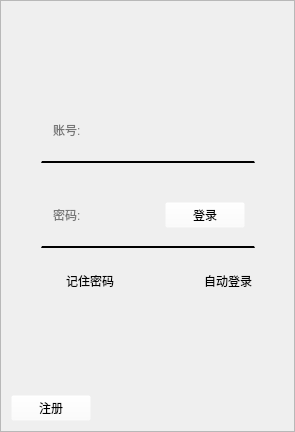
<?xml version="1.0" encoding="UTF-8"?>
<ui version="4.0">
 <class>Login</class>
 <widget class="QWidget" name="Login">
  <property name="geometry">
   <rect>
    <x>0</x>
    <y>0</y>
    <width>295</width>
    <height>432</height>
   </rect>
  </property>
  <property name="windowTitle">
   <string>时雪</string>
  </property>
  <layout class="QVBoxLayout" name="verticalLayout">
   <property name="spacing">
    <number>0</number>
   </property>
   <property name="leftMargin">
    <number>0</number>
   </property>
   <property name="topMargin">
    <number>0</number>
   </property>
   <property name="rightMargin">
    <number>0</number>
   </property>
   <property name="bottomMargin">
    <number>0</number>
   </property>
   <item>
    <widget class="QStackedWidget" name="stackedWidget">
     <property name="currentIndex">
      <number>0</number>
     </property>
     <widget class="QWidget" name="page">
      <layout class="QVBoxLayout" name="verticalLayout_4">
       <property name="spacing">
        <number>0</number>
       </property>
       <property name="leftMargin">
        <number>0</number>
       </property>
       <property name="topMargin">
        <number>0</number>
       </property>
       <property name="rightMargin">
        <number>0</number>
       </property>
       <property name="bottomMargin">
        <number>0</number>
       </property>
       <item>
        <widget class="QFrame" name="frame">
         <property name="styleSheet">
          <string notr="true"/>
         </property>
         <property name="frameShape">
          <enum>QFrame::StyledPanel</enum>
         </property>
         <property name="frameShadow">
          <enum>QFrame::Raised</enum>
         </property>
         <property name="lineWidth">
          <number>0</number>
         </property>
         <layout class="QVBoxLayout" name="verticalLayout_2">
          <property name="spacing">
           <number>0</number>
          </property>
          <property name="leftMargin">
           <number>0</number>
          </property>
          <property name="topMargin">
           <number>0</number>
          </property>
          <property name="rightMargin">
           <number>0</number>
          </property>
          <property name="bottomMargin">
           <number>0</number>
          </property>
          <item>
           <widget class="QFrame" name="frame_2">
            <property name="sizePolicy">
             <sizepolicy hsizetype="Preferred" vsizetype="Preferred">
              <horstretch>0</horstretch>
              <verstretch>1</verstretch>
             </sizepolicy>
            </property>
            <property name="styleSheet">
             <string notr="true">background-color: rgba(255, 255, 255, 0);</string>
            </property>
            <property name="frameShape">
             <enum>QFrame::StyledPanel</enum>
            </property>
            <property name="frameShadow">
             <enum>QFrame::Raised</enum>
            </property>
           </widget>
          </item>
          <item>
           <widget class="QFrame" name="frame_3">
            <property name="sizePolicy">
             <sizepolicy hsizetype="Preferred" vsizetype="Preferred">
              <horstretch>0</horstretch>
              <verstretch>2</verstretch>
             </sizepolicy>
            </property>
            <property name="styleSheet">
             <string notr="true">background-color: rgba(255, 255, 255, 0);</string>
            </property>
            <property name="frameShape">
             <enum>QFrame::StyledPanel</enum>
            </property>
            <property name="frameShadow">
             <enum>QFrame::Raised</enum>
            </property>
            <layout class="QVBoxLayout" name="verticalLayout_3">
             <property name="spacing">
              <number>0</number>
             </property>
             <property name="leftMargin">
              <number>0</number>
             </property>
             <property name="topMargin">
              <number>0</number>
             </property>
             <property name="rightMargin">
              <number>0</number>
             </property>
             <property name="bottomMargin">
              <number>0</number>
             </property>
             <item>
              <widget class="QFrame" name="frame_7">
               <property name="frameShape">
                <enum>QFrame::StyledPanel</enum>
               </property>
               <property name="frameShadow">
                <enum>QFrame::Raised</enum>
               </property>
               <layout class="QHBoxLayout" name="horizontalLayout">
                <item>
                 <spacer name="horizontalSpacer">
                  <property name="orientation">
                   <enum>Qt::Horizontal</enum>
                  </property>
                  <property name="sizeHint" stdset="0">
                   <size>
                    <width>19</width>
                    <height>20</height>
                   </size>
                  </property>
                 </spacer>
                </item>
                <item>
                 <widget class="QFrame" name="frame_5">
                  <property name="sizePolicy">
                   <sizepolicy hsizetype="Preferred" vsizetype="Preferred">
                    <horstretch>0</horstretch>
                    <verstretch>0</verstretch>
                   </sizepolicy>
                  </property>
                  <property name="minimumSize">
                   <size>
                    <width>214</width>
                    <height>0</height>
                   </size>
                  </property>
                  <property name="styleSheet">
                   <string notr="true">border-bottom: 2px solid black;</string>
                  </property>
                  <property name="frameShape">
                   <enum>QFrame::StyledPanel</enum>
                  </property>
                  <property name="frameShadow">
                   <enum>QFrame::Raised</enum>
                  </property>
                  <layout class="QHBoxLayout" name="horizontalLayout_3">
                   <item>
                    <widget class="QLineEdit" name="lineEdit">
                     <property name="minimumSize">
                      <size>
                       <width>0</width>
                       <height>32</height>
                      </size>
                     </property>
                     <property name="styleSheet">
                      <string notr="true">border: none; background: transparent;</string>
                     </property>
                     <property name="placeholderText">
                      <string>账号:</string>
                     </property>
                    </widget>
                   </item>
                  </layout>
                 </widget>
                </item>
                <item>
                 <spacer name="horizontalSpacer_2">
                  <property name="orientation">
                   <enum>Qt::Horizontal</enum>
                  </property>
                  <property name="sizeHint" stdset="0">
                   <size>
                    <width>20</width>
                    <height>20</height>
                   </size>
                  </property>
                 </spacer>
                </item>
               </layout>
              </widget>
             </item>
             <item>
              <widget class="QFrame" name="frame_8">
               <property name="frameShape">
                <enum>QFrame::StyledPanel</enum>
               </property>
               <property name="frameShadow">
                <enum>QFrame::Raised</enum>
               </property>
               <layout class="QHBoxLayout" name="horizontalLayout_2">
                <item>
                 <spacer name="horizontalSpacer_3">
                  <property name="orientation">
                   <enum>Qt::Horizontal</enum>
                  </property>
                  <property name="sizeHint" stdset="0">
                   <size>
                    <width>19</width>
                    <height>20</height>
                   </size>
                  </property>
                 </spacer>
                </item>
                <item>
                 <widget class="QFrame" name="frame_6">
                  <property name="sizePolicy">
                   <sizepolicy hsizetype="Preferred" vsizetype="Preferred">
                    <horstretch>0</horstretch>
                    <verstretch>0</verstretch>
                   </sizepolicy>
                  </property>
                  <property name="minimumSize">
                   <size>
                    <width>214</width>
                    <height>0</height>
                   </size>
                  </property>
                  <property name="styleSheet">
                   <string notr="true">border-bottom: 2px solid black;</string>
                  </property>
                  <property name="frameShape">
                   <enum>QFrame::StyledPanel</enum>
                  </property>
                  <property name="frameShadow">
                   <enum>QFrame::Raised</enum>
                  </property>
                  <layout class="QHBoxLayout" name="horizontalLayout_4">
                   <item>
                    <widget class="QLineEdit" name="lineEdit_2">
                     <property name="minimumSize">
                      <size>
                       <width>0</width>
                       <height>32</height>
                      </size>
                     </property>
                     <property name="styleSheet">
                      <string notr="true">border: none; background: transparent;</string>
                     </property>
                     <property name="placeholderText">
                      <string>密码:</string>
                     </property>
                    </widget>
                   </item>
                   <item>
                    <widget class="QPushButton" name="login_button">
                     <property name="styleSheet">
                      <string notr="true">font: 11pt &quot;华文行楷&quot;;</string>
                     </property>
                     <property name="text">
                      <string>登录</string>
                     </property>
                    </widget>
                   </item>
                  </layout>
                 </widget>
                </item>
                <item>
                 <spacer name="horizontalSpacer_4">
                  <property name="orientation">
                   <enum>Qt::Horizontal</enum>
                  </property>
                  <property name="sizeHint" stdset="0">
                   <size>
                    <width>20</width>
                    <height>20</height>
                   </size>
                  </property>
                 </spacer>
                </item>
               </layout>
              </widget>
             </item>
            </layout>
           </widget>
          </item>
          <item>
           <widget class="QFrame" name="frame_4">
            <property name="sizePolicy">
             <sizepolicy hsizetype="Preferred" vsizetype="Preferred">
              <horstretch>0</horstretch>
              <verstretch>2</verstretch>
             </sizepolicy>
            </property>
            <property name="styleSheet">
             <string notr="true">background-color: rgba(255, 255, 255, 0);</string>
            </property>
            <property name="frameShape">
             <enum>QFrame::StyledPanel</enum>
            </property>
            <property name="frameShadow">
             <enum>QFrame::Raised</enum>
            </property>
            <layout class="QVBoxLayout" name="verticalLayout_8">
             <property name="spacing">
              <number>0</number>
             </property>
             <property name="leftMargin">
              <number>0</number>
             </property>
             <property name="topMargin">
              <number>0</number>
             </property>
             <property name="rightMargin">
              <number>0</number>
             </property>
             <property name="bottomMargin">
              <number>0</number>
             </property>
             <item>
              <widget class="QWidget" name="widget" native="true">
               <layout class="QHBoxLayout" name="horizontalLayout_9">
                <item>
                 <spacer name="horizontalSpacer_11">
                  <property name="orientation">
                   <enum>Qt::Horizontal</enum>
                  </property>
                  <property name="sizeHint" stdset="0">
                   <size>
                    <width>50</width>
                    <height>20</height>
                   </size>
                  </property>
                 </spacer>
                </item>
                <item>
                 <widget class="QCheckBox" name="checkBox">
                  <property name="styleSheet">
                   <string notr="true">font: 11pt &quot;华文行楷&quot;;</string>
                  </property>
                  <property name="text">
                   <string>记住密码</string>
                  </property>
                 </widget>
                </item>
                <item>
                 <spacer name="horizontalSpacer_9">
                  <property name="orientation">
                   <enum>Qt::Horizontal</enum>
                  </property>
                  <property name="sizeHint" stdset="0">
                   <size>
                    <width>74</width>
                    <height>20</height>
                   </size>
                  </property>
                 </spacer>
                </item>
                <item>
                 <widget class="QCheckBox" name="checkBox_2">
                  <property name="styleSheet">
                   <string notr="true">font: 11pt &quot;华文行楷&quot;;</string>
                  </property>
                  <property name="text">
                   <string>自动登录</string>
                  </property>
                 </widget>
                </item>
                <item>
                 <spacer name="horizontalSpacer_12">
                  <property name="orientation">
                   <enum>Qt::Horizontal</enum>
                  </property>
                  <property name="sizeHint" stdset="0">
                   <size>
                    <width>40</width>
                    <height>20</height>
                   </size>
                  </property>
                 </spacer>
                </item>
               </layout>
              </widget>
             </item>
             <item>
              <spacer name="verticalSpacer">
               <property name="orientation">
                <enum>Qt::Vertical</enum>
               </property>
               <property name="sizeHint" stdset="0">
                <size>
                 <width>20</width>
                 <height>40</height>
                </size>
               </property>
              </spacer>
             </item>
             <item>
              <widget class="QWidget" name="widget_2" native="true">
               <layout class="QHBoxLayout" name="horizontalLayout_10">
                <item>
                 <widget class="QPushButton" name="button">
                  <property name="styleSheet">
                   <string notr="true">font: 11pt &quot;华文行楷&quot;;</string>
                  </property>
                  <property name="text">
                   <string>注册</string>
                  </property>
                 </widget>
                </item>
                <item>
                 <spacer name="horizontalSpacer_10">
                  <property name="orientation">
                   <enum>Qt::Horizontal</enum>
                  </property>
                  <property name="sizeHint" stdset="0">
                   <size>
                    <width>40</width>
                    <height>20</height>
                   </size>
                  </property>
                 </spacer>
                </item>
               </layout>
              </widget>
             </item>
            </layout>
           </widget>
          </item>
         </layout>
        </widget>
       </item>
      </layout>
     </widget>
     <widget class="QWidget" name="page_2">
      <layout class="QVBoxLayout" name="verticalLayout_7">
       <item>
        <widget class="QFrame" name="frame_9">
         <property name="styleSheet">
          <string notr="true"/>
         </property>
         <property name="frameShape">
          <enum>QFrame::StyledPanel</enum>
         </property>
         <property name="frameShadow">
          <enum>QFrame::Raised</enum>
         </property>
         <property name="lineWidth">
          <number>0</number>
         </property>
         <layout class="QVBoxLayout" name="verticalLayout_5">
          <property name="spacing">
           <number>0</number>
          </property>
          <property name="leftMargin">
           <number>0</number>
          </property>
          <property name="topMargin">
           <number>0</number>
          </property>
          <property name="rightMargin">
           <number>0</number>
          </property>
          <property name="bottomMargin">
           <number>0</number>
          </property>
          <item>
           <widget class="QFrame" name="frame_10">
            <property name="sizePolicy">
             <sizepolicy hsizetype="Preferred" vsizetype="Preferred">
              <horstretch>0</horstretch>
              <verstretch>1</verstretch>
             </sizepolicy>
            </property>
            <property name="styleSheet">
             <string notr="true">background-color: rgba(255, 255, 255, 0);</string>
            </property>
            <property name="frameShape">
             <enum>QFrame::StyledPanel</enum>
            </property>
            <property name="frameShadow">
             <enum>QFrame::Raised</enum>
            </property>
            <widget class="QLabel" name="label_2">
             <property name="geometry">
              <rect>
               <x>0</x>
               <y>25</y>
               <width>271</width>
               <height>21</height>
              </rect>
             </property>
             <property name="styleSheet">
              <string notr="true">font: 11pt &quot;华文行楷&quot;;</string>
             </property>
             <property name="text">
              <string/>
             </property>
             <property name="alignment">
              <set>Qt::AlignCenter</set>
             </property>
            </widget>
           </widget>
          </item>
          <item>
           <widget class="QFrame" name="frame_11">
            <property name="sizePolicy">
             <sizepolicy hsizetype="Preferred" vsizetype="Preferred">
              <horstretch>0</horstretch>
              <verstretch>2</verstretch>
             </sizepolicy>
            </property>
            <property name="styleSheet">
             <string notr="true">background-color: rgba(255, 255, 255, 0);</string>
            </property>
            <property name="frameShape">
             <enum>QFrame::StyledPanel</enum>
            </property>
            <property name="frameShadow">
             <enum>QFrame::Raised</enum>
            </property>
            <layout class="QVBoxLayout" name="verticalLayout_6">
             <property name="spacing">
              <number>0</number>
             </property>
             <property name="leftMargin">
              <number>0</number>
             </property>
             <property name="topMargin">
              <number>0</number>
             </property>
             <property name="rightMargin">
              <number>0</number>
             </property>
             <property name="bottomMargin">
              <number>0</number>
             </property>
             <item>
              <widget class="QFrame" name="frame_12">
               <property name="frameShape">
                <enum>QFrame::StyledPanel</enum>
               </property>
               <property name="frameShadow">
                <enum>QFrame::Raised</enum>
               </property>
               <layout class="QHBoxLayout" name="horizontalLayout_5">
                <item>
                 <spacer name="horizontalSpacer_5">
                  <property name="orientation">
                   <enum>Qt::Horizontal</enum>
                  </property>
                  <property name="sizeHint" stdset="0">
                   <size>
                    <width>19</width>
                    <height>20</height>
                   </size>
                  </property>
                 </spacer>
                </item>
                <item>
                 <widget class="QFrame" name="frame_13">
                  <property name="sizePolicy">
                   <sizepolicy hsizetype="Preferred" vsizetype="Preferred">
                    <horstretch>0</horstretch>
                    <verstretch>0</verstretch>
                   </sizepolicy>
                  </property>
                  <property name="minimumSize">
                   <size>
                    <width>214</width>
                    <height>0</height>
                   </size>
                  </property>
                  <property name="styleSheet">
                   <string notr="true">border-bottom: 2px solid black;</string>
                  </property>
                  <property name="frameShape">
                   <enum>QFrame::StyledPanel</enum>
                  </property>
                  <property name="frameShadow">
                   <enum>QFrame::Raised</enum>
                  </property>
                  <layout class="QHBoxLayout" name="horizontalLayout_6">
                   <item>
                    <widget class="QLineEdit" name="lineEdit_3">
                     <property name="minimumSize">
                      <size>
                       <width>0</width>
                       <height>32</height>
                      </size>
                     </property>
                     <property name="whatsThis">
                      <string>&lt;html&gt;&lt;head/&gt;&lt;body&gt;&lt;p&gt;&lt;br/&gt;&lt;/p&gt;&lt;/body&gt;&lt;/html&gt;</string>
                     </property>
                     <property name="styleSheet">
                      <string notr="true">border: none; background: transparent;</string>
                     </property>
                     <property name="text">
                      <string/>
                     </property>
                     <property name="placeholderText">
                      <string>账号:</string>
                     </property>
                    </widget>
                   </item>
                  </layout>
                 </widget>
                </item>
                <item>
                 <spacer name="horizontalSpacer_6">
                  <property name="orientation">
                   <enum>Qt::Horizontal</enum>
                  </property>
                  <property name="sizeHint" stdset="0">
                   <size>
                    <width>20</width>
                    <height>20</height>
                   </size>
                  </property>
                 </spacer>
                </item>
               </layout>
              </widget>
             </item>
             <item>
              <widget class="QFrame" name="frame_14">
               <property name="frameShape">
                <enum>QFrame::StyledPanel</enum>
               </property>
               <property name="frameShadow">
                <enum>QFrame::Raised</enum>
               </property>
               <layout class="QHBoxLayout" name="horizontalLayout_7">
                <item>
                 <spacer name="horizontalSpacer_7">
                  <property name="orientation">
                   <enum>Qt::Horizontal</enum>
                  </property>
                  <property name="sizeHint" stdset="0">
                   <size>
                    <width>19</width>
                    <height>20</height>
                   </size>
                  </property>
                 </spacer>
                </item>
                <item>
                 <widget class="QFrame" name="frame_15">
                  <property name="sizePolicy">
                   <sizepolicy hsizetype="Preferred" vsizetype="Preferred">
                    <horstretch>0</horstretch>
                    <verstretch>0</verstretch>
                   </sizepolicy>
                  </property>
                  <property name="minimumSize">
                   <size>
                    <width>214</width>
                    <height>0</height>
                   </size>
                  </property>
                  <property name="styleSheet">
                   <string notr="true">border-bottom: 2px solid black;</string>
                  </property>
                  <property name="frameShape">
                   <enum>QFrame::StyledPanel</enum>
                  </property>
                  <property name="frameShadow">
                   <enum>QFrame::Raised</enum>
                  </property>
                  <layout class="QHBoxLayout" name="horizontalLayout_8">
                   <item>
                    <widget class="QLineEdit" name="lineEdit_4">
                     <property name="minimumSize">
                      <size>
                       <width>0</width>
                       <height>32</height>
                      </size>
                     </property>
                     <property name="styleSheet">
                      <string notr="true">border: none; background: transparent;</string>
                     </property>
                     <property name="placeholderText">
                      <string>密码:</string>
                     </property>
                    </widget>
                   </item>
                  </layout>
                 </widget>
                </item>
                <item>
                 <spacer name="horizontalSpacer_8">
                  <property name="orientation">
                   <enum>Qt::Horizontal</enum>
                  </property>
                  <property name="sizeHint" stdset="0">
                   <size>
                    <width>20</width>
                    <height>20</height>
                   </size>
                  </property>
                 </spacer>
                </item>
               </layout>
              </widget>
             </item>
             <item>
              <widget class="QFrame" name="frame_17">
               <property name="frameShape">
                <enum>QFrame::StyledPanel</enum>
               </property>
               <property name="frameShadow">
                <enum>QFrame::Raised</enum>
               </property>
               <layout class="QHBoxLayout" name="horizontalLayout_12">
                <item>
                 <spacer name="horizontalSpacer_13">
                  <property name="orientation">
                   <enum>Qt::Horizontal</enum>
                  </property>
                  <property name="sizeHint" stdset="0">
                   <size>
                    <width>19</width>
                    <height>20</height>
                   </size>
                  </property>
                 </spacer>
                </item>
                <item>
                 <widget class="QFrame" name="frame_18">
                  <property name="sizePolicy">
                   <sizepolicy hsizetype="Preferred" vsizetype="Preferred">
                    <horstretch>0</horstretch>
                    <verstretch>0</verstretch>
                   </sizepolicy>
                  </property>
                  <property name="minimumSize">
                   <size>
                    <width>214</width>
                    <height>0</height>
                   </size>
                  </property>
                  <property name="styleSheet">
                   <string notr="true">border-bottom: 2px solid black;</string>
                  </property>
                  <property name="frameShape">
                   <enum>QFrame::StyledPanel</enum>
                  </property>
                  <property name="frameShadow">
                   <enum>QFrame::Raised</enum>
                  </property>
                  <layout class="QHBoxLayout" name="horizontalLayout_13">
                   <item>
                    <widget class="QLineEdit" name="lineEdit_6">
                     <property name="minimumSize">
                      <size>
                       <width>0</width>
                       <height>32</height>
                      </size>
                     </property>
                     <property name="styleSheet">
                      <string notr="true">border: none; background: transparent;</string>
                     </property>
                     <property name="placeholderText">
                      <string>确认密码:</string>
                     </property>
                    </widget>
                   </item>
                  </layout>
                 </widget>
                </item>
                <item>
                 <spacer name="horizontalSpacer_14">
                  <property name="orientation">
                   <enum>Qt::Horizontal</enum>
                  </property>
                  <property name="sizeHint" stdset="0">
                   <size>
                    <width>20</width>
                    <height>20</height>
                   </size>
                  </property>
                 </spacer>
                </item>
               </layout>
              </widget>
             </item>
            </layout>
           </widget>
          </item>
          <item>
           <widget class="QFrame" name="frame_16">
            <property name="sizePolicy">
             <sizepolicy hsizetype="Preferred" vsizetype="Preferred">
              <horstretch>0</horstretch>
              <verstretch>2</verstretch>
             </sizepolicy>
            </property>
            <property name="styleSheet">
             <string notr="true">background-color: rgba(255, 255, 255, 0);</string>
            </property>
            <property name="frameShape">
             <enum>QFrame::StyledPanel</enum>
            </property>
            <property name="frameShadow">
             <enum>QFrame::Raised</enum>
            </property>
            <widget class="QPushButton" name="signup_button">
             <property name="geometry">
              <rect>
               <x>0</x>
               <y>50</y>
               <width>271</width>
               <height>41</height>
              </rect>
             </property>
             <property name="styleSheet">
              <string notr="true">font: 18pt &quot;华文行楷&quot;;</string>
             </property>
             <property name="text">
              <string>注册</string>
             </property>
            </widget>
            <widget class="QPushButton" name="button_2">
             <property name="geometry">
              <rect>
               <x>0</x>
               <y>100</y>
               <width>75</width>
               <height>23</height>
              </rect>
             </property>
             <property name="styleSheet">
              <string notr="true">font: 11pt &quot;华文行楷&quot;;</string>
             </property>
             <property name="text">
              <string>登录</string>
             </property>
            </widget>
           </widget>
          </item>
         </layout>
        </widget>
       </item>
      </layout>
     </widget>
    </widget>
   </item>
  </layout>
 </widget>
 <resources/>
 <connections/>
</ui>
